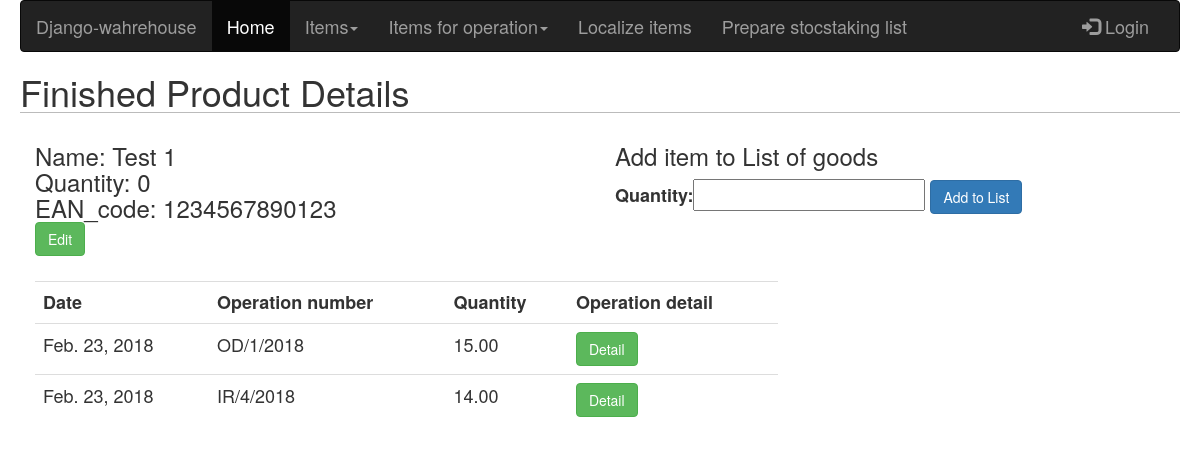
Page /warehouse/finishedproduct/test-1/details/ on the committed database.
### warehouse/models.py (models this page shows, shortened)
class FinishedProduct(models.Model):
    name = models.CharField(max_length=255)
    slug = models.SlugField(blank=True)
    price = models.FloatField()
    quantity = models.PositiveIntegerField(default=0)
    EAN_code = models.CharField(max_length=13, default=0)

### operations/models.py (models this page shows, shortened)
class OperationFinishedProduct(models.Model):
    operation = models.ForeignKey(Operiation, related_name='operation_finished_type')
    item = models.ForeignKey(FinishedProduct, related_name='operation_product')
    quantity = models.DecimalField(max_digits=8, decimal_places=2)

class Operiation(models.Model):
    worker = models.ForeignKey(settings.AUTH_USER_MODEL, related_name='warehouse_worker')
    created = models.DateField(auto_now=True)
    operation = models.CharField(max_length=50, choices=OPERATION_CHOICES)
    operation_number = models.CharField(max_length=15)

### warehouse/views.py (the view)
# urls.py: url(r'^finishedproduct/(?P<slug>[-\w]+)/details/$', finished_product_details, name='finished_item_details'),
def finished_product_details(request, slug):
    item = FinishedProduct.objects.get(slug=slug)
    list_of_goods_item_form = AddItemToListGoodsForm()
    operations = OperationFinishedProduct.objects.filter(item=item).order_by('-operation__created')
    return render(request, 'products_html/finished_product_details.html',
                  {'item': item,'add_item_form': list_of_goods_item_form, 'operations': operations})

### list_of_goods/forms.py
class AddItemToListGoodsForm(forms.Form):
    quantity = forms.FloatField()
    update = forms.BooleanField(required=False, initial=False, widget=forms.HiddenInput)

### warehouse/templates/products_html/finished_product_details.html (shortened to what this page needs)
{% extends "base.html" %}
{% block content %}
    <h1> Finished Product Details</h1>
     <div class="form-group col-sm-6">
        <h3> Name: {{ item.name }} <br>
        Quantity: {{ item.quantity }} <br>
        EAN_code: {{ item.EAN_code }} <br>
        <input class="btn btn-success" type="button" value="Edit" onclick="location.href='{% url 'finished_item_edit' item.slug %}'"></h3>
     </div>
    <div class="form-group col-sm-6">
        <h3>Add item to List of goods</h3>
        <form action="{% url 'list_finished_product_add' item.id %}" method="post">
            {{ add_item_form }}
            <input class="btn btn-primary" type="submit" value="Add to List">
        </form>
    </div>
    {% if operations %}
    <div class="form-group col-sm-12 col-md-8">
        <table class="table table-hover">
            <tr>
                <th>Date</th>
                <th>Operation number</th>
                <th>Quantity</th>
                <th>Operation detail</th>
            </tr>
            {% for operation in operations %}
                <tr>
                    <td>{{ operation.operation.created }}</td>
                    <td>{{ operation.operation.operation_number }}</td>
                    <td>{{ operation.quantity }}</td>
                    <td><input class="btn btn-success" type="button" value="Detail" onclick="location.href='{% url 'operation_detail' operation.operation.operation_number %}'"></td>
                </tr>
            {% endfor %}
        </table>
    </div>
    {% endif %}
{%  endblock %}

### warehouse/static/css/base.css (style rules this page uses)
body { margin-left: 20px; margin-right: 20px; font-size: 18px; }
h1 { border-bottom:1px solid #bbb; }
input[type=submit] { font-size: 14px; }

### rows in the picture
FinishedProduct: name "Test 1", quantity "0", EAN_code "1234567890123", slug "Edit"
OperationFinishedProduct: operation.created "Feb. 23, 2018", operation.operation_number "OD/1/2018", quantity "15.00", operation.operation_number "Detail"
OperationFinishedProduct: operation.created "Feb. 23, 2018", operation.operation_number "IR/4/2018", quantity "14.00", operation.operation_number "Detail"
